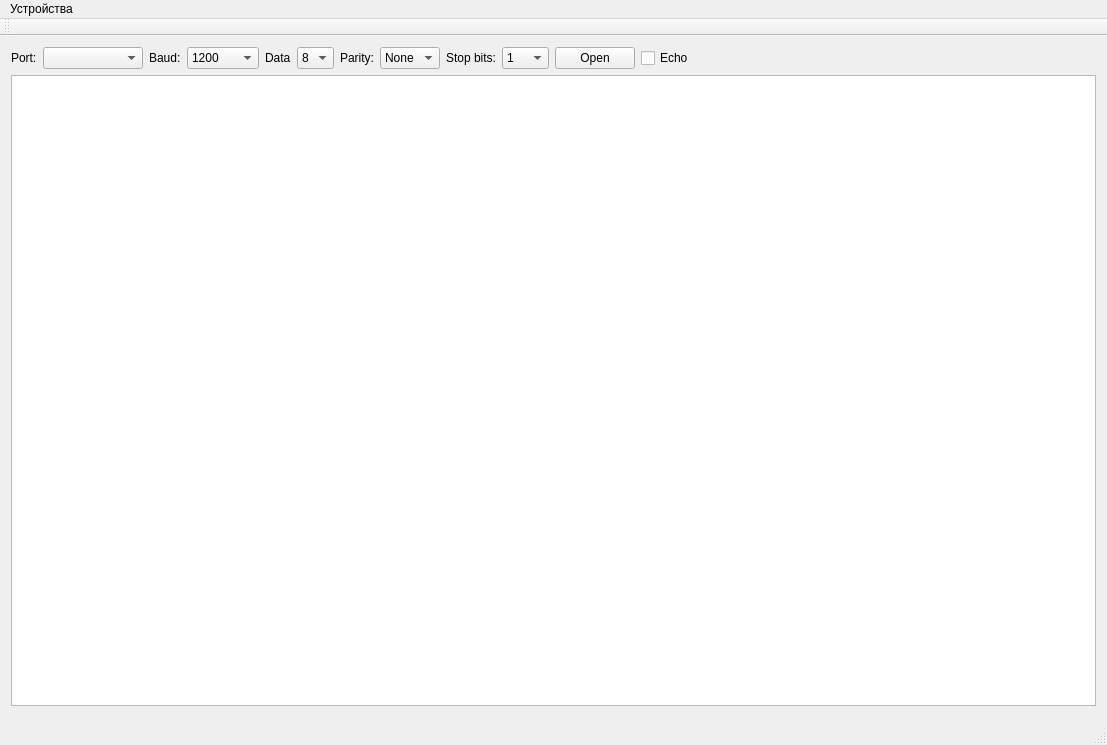
<?xml version="1.0" encoding="UTF-8"?>
<ui version="4.0">
 <class>MainWindow</class>
 <widget class="QMainWindow" name="MainWindow">
  <property name="geometry">
   <rect>
    <x>0</x>
    <y>0</y>
    <width>1107</width>
    <height>745</height>
   </rect>
  </property>
  <property name="windowTitle">
   <string>MainWindow</string>
  </property>
  <widget class="QWidget" name="centralWidget">
   <layout class="QVBoxLayout" name="verticalLayout_2">
    <item>
     <layout class="QVBoxLayout" name="verticalLayout">
      <property name="bottomMargin">
       <number>6</number>
      </property>
      <item>
       <layout class="QHBoxLayout" name="horizontalLayout">
        <property name="bottomMargin">
         <number>0</number>
        </property>
        <item>
         <widget class="QLabel" name="label">
          <property name="text">
           <string>Port:</string>
          </property>
          <property name="scaledContents">
           <bool>true</bool>
          </property>
         </widget>
        </item>
        <item>
         <widget class="QComboBox" name="cmbPort">
          <property name="minimumSize">
           <size>
            <width>100</width>
            <height>0</height>
           </size>
          </property>
         </widget>
        </item>
        <item>
         <widget class="QLabel" name="label_2">
          <property name="text">
           <string>Baud:</string>
          </property>
         </widget>
        </item>
        <item>
         <widget class="QComboBox" name="cmbBaud">
          <property name="currentIndex">
           <number>0</number>
          </property>
          <item>
           <property name="text">
            <string>1200</string>
           </property>
          </item>
          <item>
           <property name="text">
            <string>2400</string>
           </property>
          </item>
          <item>
           <property name="text">
            <string>4800</string>
           </property>
          </item>
          <item>
           <property name="text">
            <string>9600</string>
           </property>
          </item>
          <item>
           <property name="text">
            <string>19200</string>
           </property>
          </item>
          <item>
           <property name="text">
            <string>38400</string>
           </property>
          </item>
          <item>
           <property name="text">
            <string>57600</string>
           </property>
          </item>
          <item>
           <property name="text">
            <string>77480</string>
           </property>
          </item>
          <item>
           <property name="text">
            <string>115200</string>
           </property>
          </item>
         </widget>
        </item>
        <item>
         <widget class="QLabel" name="label_3">
          <property name="text">
           <string>Data</string>
          </property>
         </widget>
        </item>
        <item>
         <widget class="QComboBox" name="cmbData">
          <property name="currentIndex">
           <number>1</number>
          </property>
          <item>
           <property name="text">
            <string>7</string>
           </property>
          </item>
          <item>
           <property name="text">
            <string>8</string>
           </property>
          </item>
          <item>
           <property name="text">
            <string>9</string>
           </property>
          </item>
         </widget>
        </item>
        <item>
         <widget class="QLabel" name="label_4">
          <property name="text">
           <string>Parity:</string>
          </property>
         </widget>
        </item>
        <item>
         <widget class="QComboBox" name="cmbParity">
          <item>
           <property name="text">
            <string>None</string>
           </property>
          </item>
          <item>
           <property name="text">
            <string>Even</string>
           </property>
          </item>
          <item>
           <property name="text">
            <string>Odd</string>
           </property>
          </item>
         </widget>
        </item>
        <item>
         <widget class="QLabel" name="label_5">
          <property name="text">
           <string>Stop bits:</string>
          </property>
         </widget>
        </item>
        <item>
         <widget class="QComboBox" name="cmbStop">
          <item>
           <property name="text">
            <string>1</string>
           </property>
          </item>
          <item>
           <property name="text">
            <string>1.5</string>
           </property>
          </item>
         </widget>
        </item>
        <item>
         <widget class="QPushButton" name="cmdOpen">
          <property name="text">
           <string>Open</string>
          </property>
         </widget>
        </item>
        <item>
         <widget class="QCheckBox" name="chkEcho">
          <property name="text">
           <string>Echo</string>
          </property>
         </widget>
        </item>
        <item>
         <spacer name="horizontalSpacer">
          <property name="orientation">
           <enum>Qt::Horizontal</enum>
          </property>
          <property name="sizeHint" stdset="0">
           <size>
            <width>40</width>
            <height>20</height>
           </size>
          </property>
         </spacer>
        </item>
       </layout>
      </item>
      <item>
       <widget class="QPlainTextEdit" name="txtLog">
        <property name="undoRedoEnabled">
         <bool>false</bool>
        </property>
        <property name="readOnly">
         <bool>true</bool>
        </property>
       </widget>
      </item>
     </layout>
    </item>
   </layout>
  </widget>
  <widget class="QMenuBar" name="menuBar">
   <property name="geometry">
    <rect>
     <x>0</x>
     <y>0</y>
     <width>1107</width>
     <height>25</height>
    </rect>
   </property>
   <widget class="QMenu" name="menu">
    <property name="title">
     <string>Устройства</string>
    </property>
    <addaction name="actAdd"/>
    <addaction name="actEdit"/>
    <addaction name="actRemove"/>
   </widget>
   <addaction name="menu"/>
  </widget>
  <widget class="QToolBar" name="mainToolBar">
   <attribute name="toolBarArea">
    <enum>TopToolBarArea</enum>
   </attribute>
   <attribute name="toolBarBreak">
    <bool>false</bool>
   </attribute>
  </widget>
  <widget class="QStatusBar" name="statusBar"/>
  <action name="actAdd">
   <property name="text">
    <string>Добавить</string>
   </property>
  </action>
  <action name="actEdit">
   <property name="text">
    <string>Изменить</string>
   </property>
  </action>
  <action name="actRemove">
   <property name="text">
    <string>Удалить</string>
   </property>
  </action>
 </widget>
 <layoutdefault spacing="6" margin="11"/>
 <resources/>
 <connections/>
</ui>
